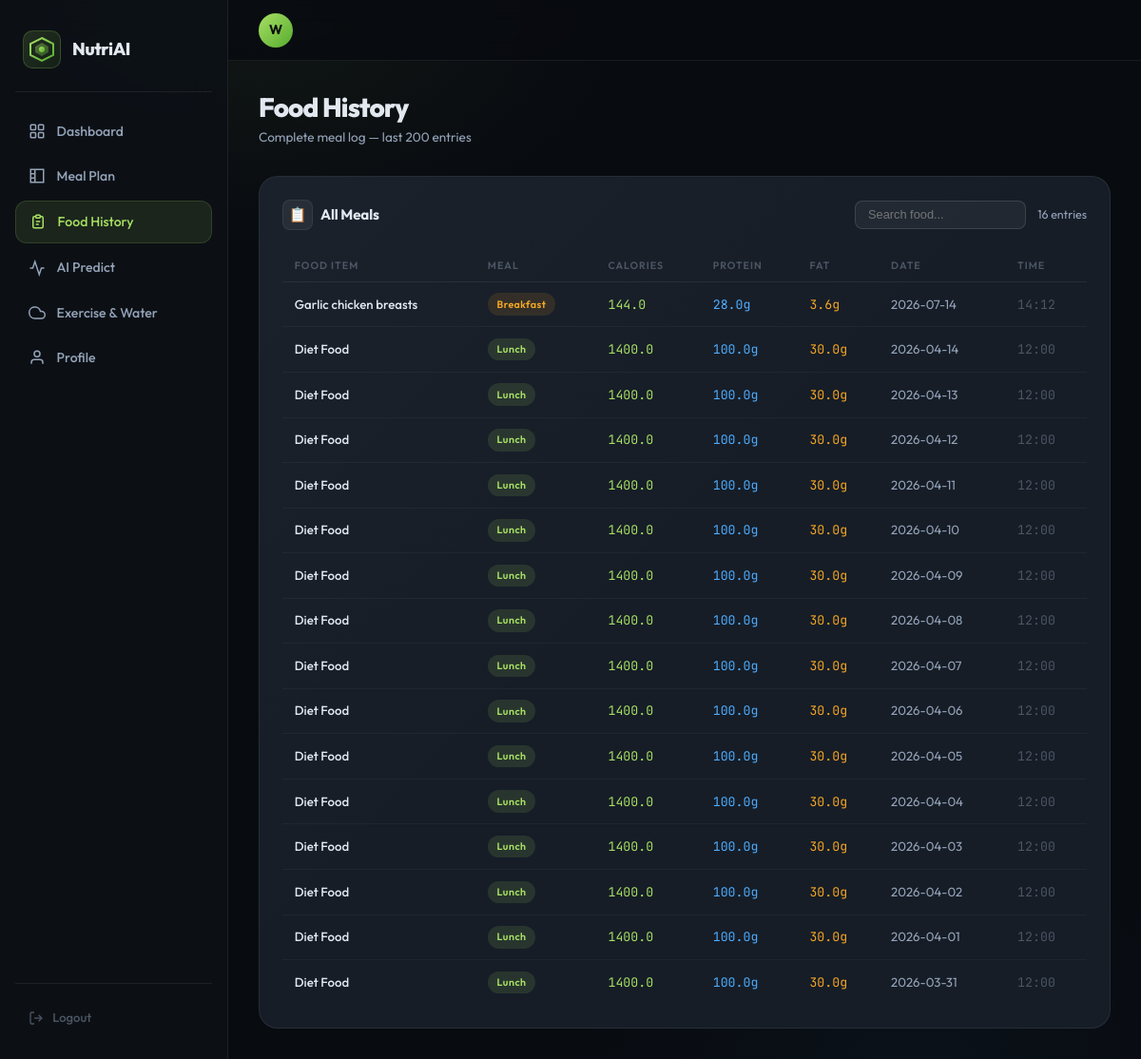
Page /history (signed in) on the committed database.
### tables this page shows
CREATE TABLE food_logs (
        id INTEGER PRIMARY KEY AUTOINCREMENT, user_id INTEGER,
        food_name TEXT, meal_type TEXT, calories REAL, protein REAL,
        fat REAL, carbs REAL DEFAULT 0, log_date DATE, log_time TIME,
        FOREIGN KEY(user_id) REFERENCES users(id));

### app.py (the view)
@app.route('/history')
def history():
    if 'user_id' not in session: return redirect(url_for('login'))
    conn=get_db()
    logs=conn.execute('SELECT * FROM food_logs WHERE user_id=? ORDER BY log_date DESC,log_time DESC LIMIT 200',(session['user_id'],)).fetchall()
    conn.close()
    return render_template('history.html',logs=logs)

### app.py (called while the page is built)
def get_db():
    return DBConnectionWrapper()

    def execute(self, query, params=()):
        if self.is_postgres:
            pg_query = query.replace('?', '%s')
            cursor = self.conn.cursor()
            try:
                cursor.execute(pg_query, params)
            except Exception as e:
                self.conn.rollback()
                raise e
            return cursor
        else:
            return self.conn.execute(query, params)

    def close(self):
        self.conn.close()

### templates/history.html (shortened to what this page needs)
{% extends 'base.html' %}
{% block content %}
<div class="ph">
  <div class="ph-title">Food History</div>
  <div class="ph-sub">Complete meal log — last 200 entries</div>
</div>
<div class="card">
  <div class="card-header">
    <div class="card-title"><div class="card-icon">📋</div> All Meals</div>
    <div style="display:flex;gap:12px;align-items:center;">
      <input type="text" id="history-search" placeholder="Search food..."
        style="padding:.4rem .8rem;border-radius:8px;border:1px solid var(--border2);background:rgba(255,255,255,.05);color:var(--text);font-size:.8rem;outline:none;width:180px;">
      <span class="text-muted" style="font-size:.78rem">{{ logs|length }} entries</span>
    </div>
  </div>
  {% if logs %}
  <div class="tbl-wrap">
  <table class="htable" id="history-table">
    <thead>
      <tr>
        <th>Food Item</th><th>Meal</th><th>Calories</th>
        <th>Protein</th><th>Fat</th><th>Date</th><th>Time</th>
      </tr>
    </thead>
    <tbody>
    {% for log in logs %}
      <tr>
        <td style="color:var(--text);font-weight:500;max-width:200px">{{ log['food_name'] }}</td>
        <td><span class="meal-pill {{ log['meal_type'] }}">{{ log['meal_type'] }}</span></td>
        <td class="mono" style="color:var(--green)">{{ log['calories'] }}</td>
        <td class="mono" style="color:var(--blue)">{{ log['protein'] }}g</td>
        <td class="mono" style="color:var(--orange)">{{ log['fat'] }}g</td>
        <td>{{ log['log_date'] }}</td>
        <td class="mono" style="color:var(--text3)">{{ ((log['log_time'] or '') | string)[:5] }}</td>
      </tr>
    {% endfor %}
    </tbody>
  </table>
  </div>
  {% else %}
  <div class="log-empty">
    <div style="font-size:2rem;margin-bottom:.75rem">📋</div>
    No food logs yet. Start logging from the dashboard!
  </div>
  {% endif %}
</div>
{% endblock %}

### templates/base.html (shortened to what this page needs)
<!DOCTYPE html>
<html lang="en">
<head>
<link rel="stylesheet" href="{{ url_for('static', filename='css/style.css') }}"/>
</head>
<body>
{% if session.get('user_id') %}
<aside class="sidebar" id="sidebar">
  <div class="sidebar-brand">
    <div class="brand-logo">
    </div>
    <span class="brand-name">NutriAI</span>
  </div>
  <nav class="sidebar-nav">
    <a href="{{ url_for('dashboard') }}" class="nav-item {% if request.endpoint=='dashboard' %}active{% endif %}">
      <span class="nav-icon">
        <svg width="18" height="18" viewBox="0 0 24 24" fill="none" stroke="currentColor" stroke-width="2">
          <rect x="3" y="3" width="7" height="7" rx="1"/><rect x="14" y="3" width="7" height="7" rx="1"/>
          <rect x="3" y="14" width="7" height="7" rx="1"/><rect x="14" y="14" width="7" height="7" rx="1"/>
        </svg>
      </span>
      <span class="nav-label">Dashboard</span>
    </a>
    <a href="{{ url_for('meal_plan') }}" class="nav-item {% if request.endpoint=='meal_plan' %}active{% endif %}">
      <span class="nav-icon">
        <svg width="18" height="18" viewBox="0 0 24 24" fill="none" stroke="currentColor" stroke-width="2">
          <path d="M3 3h18v18H3z" rx="2"/><path d="M9 3v18"/><path d="M3 9h6"/><path d="M3 15h6"/>
        </svg>
      </span>
      <span class="nav-label">Meal Plan</span>
    </a>
    <a href="{{ url_for('history') }}" class="nav-item {% if request.endpoint=='history' %}active{% endif %}">
      <span class="nav-icon">
        <svg width="18" height="18" viewBox="0 0 24 24" fill="none" stroke="currentColor" stroke-width="2">
          <path d="M9 5H7a2 2 0 00-2 2v12a2 2 0 002 2h10a2 2 0 002-2V7a2 2 0 00-2-2h-2"/>
          <rect x="9" y="3" width="6" height="4" rx="1"/><line x1="9" y1="12" x2="15" y2="12"/>
          <line x1="9" y1="16" x2="13" y2="16"/>
        </svg>
      </span>
      <span class="nav-label">Food History</span>
    </a>
    <a href="{{ url_for('predict') }}" class="nav-item {% if request.endpoint=='predict' %}active{% endif %}">
      <span class="nav-icon">
        <svg width="18" height="18" viewBox="0 0 24 24" fill="none" stroke="currentColor" stroke-width="2">
          <polyline points="22 12 18 12 15 21 9 3 6 12 2 12"/>
        </svg>
      </span>
      <span class="nav-label">AI Predict</span>
    </a>
    <a href="{{ url_for('activity') }}" class="nav-item {% if request.endpoint=='activity' %}active{% endif %}">
      <span class="nav-icon">
        <svg width="18" height="18" viewBox="0 0 24 24" fill="none" stroke="currentColor" stroke-width="2">
          <path d="M18 10h-1.26A8 8 0 1 0 9 20h9a5 5 0 0 0 0-10z"/>
        </svg>
      </span>
      <span class="nav-label">Exercise & Water</span>
    </a>
    <a href="{{ url_for('profile') }}" class="nav-item {% if request.endpoint=='profile' %}active{% endif %}">
      <span class="nav-icon">
        <svg width="18" height="18" viewBox="0 0 24 24" fill="none" stroke="currentColor" stroke-width="2">
          <path d="M20 21v-2a4 4 0 00-4-4H8a4 4 0 00-4 4v2"/>
          <circle cx="12" cy="7" r="4"/>
        </svg>
      </span>
      <span class="nav-label">Profile</span>
    </a>
  </nav>
  <div class="sidebar-footer">
    <a href="{{ url_for('logout') }}" class="logout-btn">
      <svg width="16" height="16" viewBox="0 0 24 24" fill="none" stroke="currentColor" stroke-width="2">
        <path d="M9 21H5a2 2 0 01-2-2V5a2 2 0 012-2h4"/><polyline points="16 17 21 12 16 7"/><line x1="21" y1="12" x2="9" y2="12"/>
      </svg>
      Logout
    </a>
  </div>
</aside>
<div class="layout">
  <header class="topbar">
    <div class="topbar-right">
      <div class="topbar-user">
        <div class="user-avatar">{{ session.get('user_name','U')[0].upper() if session.get('user_name') else 'U' }}</div>
      </div>
    </div>
  </header>
  <main class="main">{% block content %}{% endblock %}</main>
</div>
{% else %}
{% block auth_content %}{% endblock %}
{% endif %}
</body>
</html>

### rows in the picture
food_logs: food_name "Garlic chicken breasts", meal_type "Breakfast", calories "144.0", protein "28.0", fat "3.6", log_date "2026-07-14", log_time "14:12"
food_logs: food_name "Diet Food", meal_type "Lunch", calories "1400.0", protein "100.0", fat "30.0", log_date "2026-04-14", log_time "12:00"
food_logs: food_name "Diet Food", meal_type "Lunch", calories "1400.0", protein "100.0", fat "30.0", log_date "2026-04-13", log_time "12:00"
food_logs: food_name "Diet Food", meal_type "Lunch", calories "1400.0", protein "100.0", fat "30.0", log_date "2026-04-12", log_time "12:00"
food_logs: food_name "Diet Food", meal_type "Lunch", calories "1400.0", protein "100.0", fat "30.0", log_date "2026-04-11", log_time "12:00"
food_logs: food_name "Diet Food", meal_type "Lunch", calories "1400.0", protein "100.0", fat "30.0", log_date "2026-04-10", log_time "12:00"
food_logs: food_name "Diet Food", meal_type "Lunch", calories "1400.0", protein "100.0", fat "30.0", log_date "2026-04-09", log_time "12:00"
food_logs: food_name "Diet Food", meal_type "Lunch", calories "1400.0", protein "100.0", fat "30.0", log_date "2026-04-08", log_time "12:00"
food_logs: food_name "Diet Food", meal_type "Lunch", calories "1400.0", protein "100.0", fat "30.0", log_date "2026-04-07", log_time "12:00"
food_logs: food_name "Diet Food", meal_type "Lunch", calories "1400.0", protein "100.0", fat "30.0", log_date "2026-04-06", log_time "12:00"
food_logs: food_name "Diet Food", meal_type "Lunch", calories "1400.0", protein "100.0", fat "30.0", log_date "2026-04-05", log_time "12:00"
food_logs: food_name "Diet Food", meal_type "Lunch", calories "1400.0", protein "100.0", fat "30.0", log_date "2026-04-04", log_time "12:00"
food_logs: food_name "Diet Food", meal_type "Lunch", calories "1400.0", protein "100.0", fat "30.0", log_date "2026-04-03", log_time "12:00"
food_logs: food_name "Diet Food", meal_type "Lunch", calories "1400.0", protein "100.0", fat "30.0", log_date "2026-04-02", log_time "12:00"
food_logs: food_name "Diet Food", meal_type "Lunch", calories "1400.0", protein "100.0", fat "30.0", log_date "2026-04-01", log_time "12:00"
food_logs: food_name "Diet Food", meal_type "Lunch", calories "1400.0", protein "100.0", fat "30.0", log_date "2026-03-31", log_time "12:00"

### other values in the picture
{{ logs|length }} "16"
